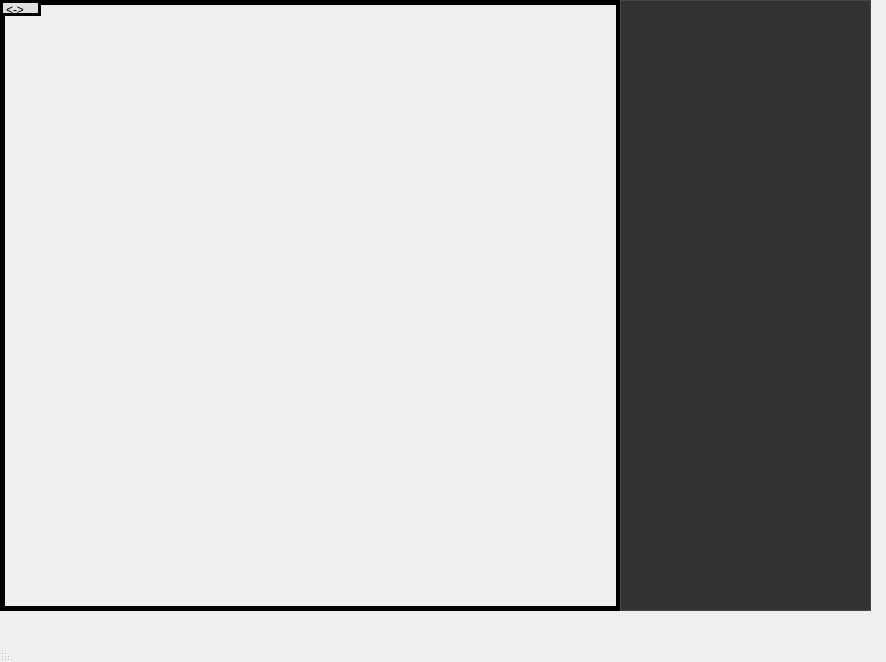
<?xml version="1.0" encoding="UTF-8"?>
<ui version="4.0">
 <class>MainWindow</class>
 <widget class="QMainWindow" name="MainWindow">
  <property name="enabled">
   <bool>true</bool>
  </property>
  <property name="geometry">
   <rect>
    <x>0</x>
    <y>0</y>
    <width>886</width>
    <height>662</height>
   </rect>
  </property>
  <property name="sizePolicy">
   <sizepolicy hsizetype="Expanding" vsizetype="Expanding">
    <horstretch>0</horstretch>
    <verstretch>0</verstretch>
   </sizepolicy>
  </property>
  <property name="windowTitle">
   <string>MainWindow</string>
  </property>
  <property name="layoutDirection">
   <enum>Qt::RightToLeft</enum>
  </property>
  <widget class="QWidget" name="centralwidget">
   <widget class="QFrame" name="image_frame">
    <property name="geometry">
     <rect>
      <x>0</x>
      <y>0</y>
      <width>621</width>
      <height>611</height>
     </rect>
    </property>
    <property name="cursor">
     <cursorShape>SizeFDiagCursor</cursorShape>
    </property>
    <property name="frameShape">
     <enum>QFrame::Box</enum>
    </property>
    <property name="frameShadow">
     <enum>QFrame::Plain</enum>
    </property>
    <property name="lineWidth">
     <number>5</number>
    </property>
    <widget class="QLabel" name="move_mark_2">
     <property name="geometry">
      <rect>
       <x>0</x>
       <y>0</y>
       <width>41</width>
       <height>16</height>
      </rect>
     </property>
     <property name="cursor">
      <cursorShape>SizeAllCursor</cursorShape>
     </property>
     <property name="styleSheet">
      <string notr="true">background-color: rgb(224, 224, 224);</string>
     </property>
     <property name="frameShape">
      <enum>QFrame::Box</enum>
     </property>
     <property name="frameShadow">
      <enum>QFrame::Plain</enum>
     </property>
     <property name="lineWidth">
      <number>3</number>
     </property>
     <property name="text">
      <string>&lt;-&gt;</string>
     </property>
     <property name="wordWrap">
      <bool>false</bool>
     </property>
    </widget>
   </widget>
   <widget class="QTabWidget" name="all_tabWidget">
    <property name="geometry">
     <rect>
      <x>620</x>
      <y>0</y>
      <width>251</width>
      <height>611</height>
     </rect>
    </property>
    <property name="styleSheet">
     <string notr="true">QTabWidget::pane {
    background-color: rgb(50, 50, 50);
    border: 1px solid rgb(70, 70, 70);
}
QTabBar::tab {
    background-color: rgb(0, 123, 255);
    color: white;
    padding: 8px 16px;
    border-top-left-radius: 4px;
    border-top-right-radius: 4px;
}
QTabBar::tab:selected {
    background-color: rgb(0, 86, 179);
}
QTabBar::tab:hover {
    background-color: rgb(0, 150, 255);
}
QPushButton {
    background-color: rgb(0, 123, 255);
    color: white;
    border: 2px solid rgb(0, 86, 179);
    border-radius: 6px;
    padding: 8px 12px;
    font-weight: bold;
    min-height: 20px;
}
QPushButton:hover {
    background-color: rgb(0, 150, 255);
    border-color: rgb(0, 123, 255);
}
QPushButton:pressed {
    background-color: rgb(0, 86, 179);
    border-color: rgb(0, 60, 150);
}
QLabel {
    color: white;
}</string>
    </property>
   </widget>
  </widget>
  <widget class="QMenuBar" name="menubar">
   <property name="geometry">
    <rect>
     <x>0</x>
     <y>0</y>
     <width>886</width>
     <height>26</height>
    </rect>
   </property>
  </widget>
  <widget class="QStatusBar" name="statusbar"/>
 </widget>
 <resources/>
 <connections/>
</ui>
